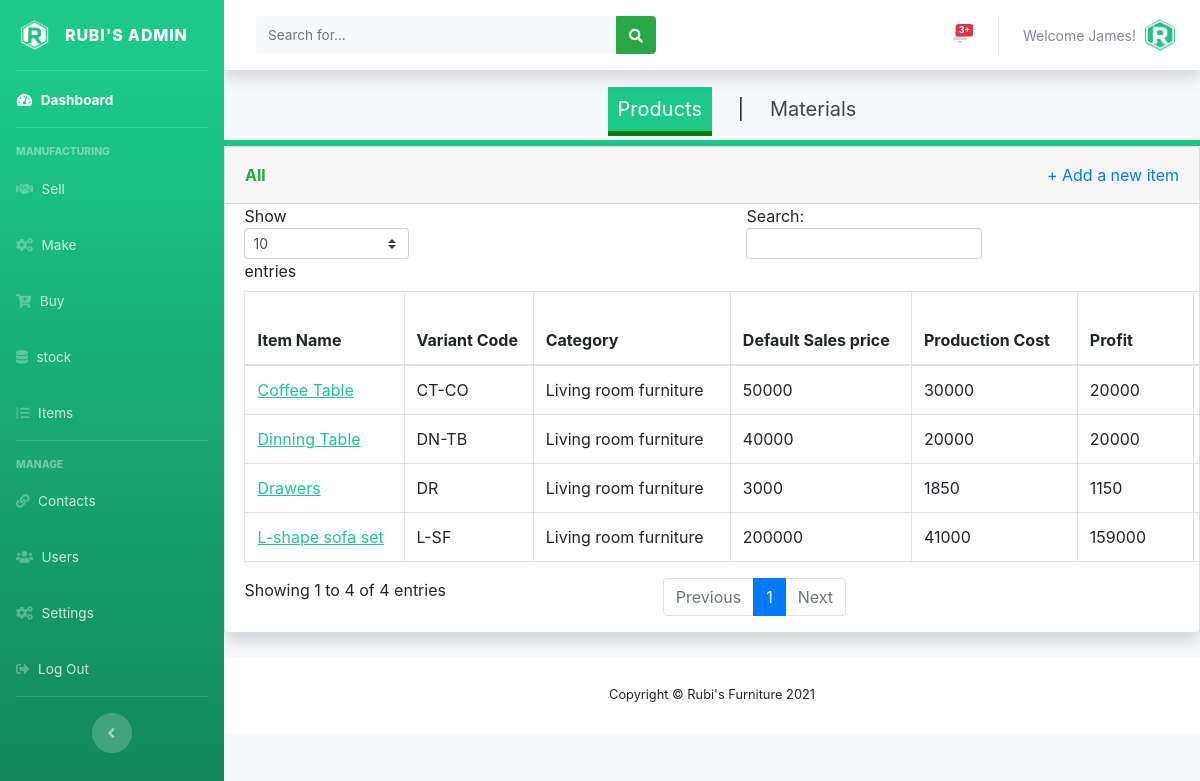
The page /admin/items.php (signed in) on the database its author committed.
### tables this page shows
CREATE TABLE IF NOT EXISTS `users` (
  `user_id` int(11) NOT NULL AUTO_INCREMENT,
  `full_name` varchar(150) NOT NULL,
  `user_name` varchar(120) NOT NULL,
  `user_password` varchar(250) NOT NULL,
  `email` varchar(120) NOT NULL,
  `role` int(10) NOT NULL,
  `date_created` timestamp NOT NULL DEFAULT CURRENT_TIMESTAMP,
  PRIMARY KEY (`user_id`),
  KEY `role` (`role`)
);

CREATE TABLE IF NOT EXISTS `tbl_items` (
  `id` int(11) NOT NULL AUTO_INCREMENT,
  `item_name` varchar(150) NOT NULL,
  `variant_code` varchar(150) NOT NULL,
  `category` int(11) NOT NULL DEFAULT '0',
  `default_supplier` int(11) NOT NULL DEFAULT '1',
  `default_sales_price` int(11) NOT NULL,
  `cost` float NOT NULL,
  `prod_time` varchar(150) NOT NULL,
  `date_created` timestamp NOT NULL DEFAULT CURRENT_TIMESTAMP,
  PRIMARY KEY (`id`)
);

CREATE TABLE IF NOT EXISTS `tbl_categories` (
  `id` int(11) NOT NULL AUTO_INCREMENT,
  `category_description` varchar(150) NOT NULL,
  PRIMARY KEY (`id`)
);

### admin/items.php (the view, shortened to what this page needs)
<?php
include('../includes/config.php');
if (empty($_SESSION['user_id'])){
  header('Location: ../index.php');
}
else{
  include('includes/header.php');
  include('includes/navbar.php');
  include('includes/topbar.php');
  ?>
  <div class="nav1">
    <ul>
      <li><a href="items.php" class="active1" style="color:#FFFFFF;  background: #1cc88a;" >Products</a></li>
      <li>|</li>
      <li><a href="materials.php">Materials</a></li>
    </ul>
  </div>
  <div class="card shadow mb-4">
    <div class="card-header py-3">
      <div class="row mb-12">
        <div class="col mb-7 font-weight-bold text-success"
        <h6 class="m-0">All</h6>
      </div>
      <div align="right" class="col">
        <a href="#"  data-toggle="modal" data-target="#addnewitem">
          + Add a new item
        </a>
      </div>
    </div>
    </div>
    <div class="table-responsive">
      <?php
      $sql = "SELECT tbl_items.id, tbl_items.item_name, tbl_items.variant_code, tbl_items.default_sales_price, tbl_items.cost, tbl_items.category, tbl_items.prod_time, tbl_categories.category_description FROM tbl_items INNER JOIN tbl_categories ON tbl_items.category = tbl_categories.id";
    	$querry=$dbconn->prepare($sql);
    	$querry->execute();
    	$rows = $querry->fetchAll(PDO::FETCH_OBJ);
    	$count = $querry->rowCount();
      ?>
      <table class="table table-bordered" id="dataTable" width="120%" cellspacing="0">
        <thead>
          <tr>
            <th>Item Name</th>
            <th>Variant Code</th>
            <th>Category</th>
            <th>Default Sales price</th>
            <th>Production Cost</th>
            <th>Profit</th>
            <th>Margin</th>
          </tr>
        </thead>
        <tbody>
      <?php if($count > 0)
          {
            foreach($rows as $row) {
              $profit = $row->default_sales_price -  $row->cost;
              ?>
          <tr>
            <td><a href="#" class="prod" style="color: #1cc88a;"><?php echo htmlentities($row->item_name);?></a></td>
            <td><?php echo htmlentities($row->variant_code);?></td>
            <td><?php echo htmlentities($row->category_description);?></td>
            <td><?php echo htmlentities($row->default_sales_price);?></td>
            <td><?php echo htmlentities($row->cost);?></td>
            <td><?php echo htmlentities($profit);?></td>
            <td><?php echo htmlentities(round(($profit * 100) / $row->default_sales_price, 1))."%";?></td>
          </tr>
        <?php }}?>
        </tbody>
      </table>
    </div>
  </div>
  <?php
  include('includes/footer.php');
}?>

### admin/includes/topbar.php (shortened to what this page needs)
<div id="content-wrapper" class="d-flex flex-column">
  <div id="content">
    <nav class="navbar navbar-expand navbar-light bg-white topbar mb-4 static-top shadow">
      <form
      class="d-none d-sm-inline-block form-inline mr-auto ml-md-3 my-2 my-md-0 mw-100 navbar-search">
      <div class="input-group">
        <input type="text" class="form-control bg-light border-0 small" placeholder="Search for..."
        aria-label="Search" aria-describedby="basic-addon2">
        <div class="input-group-append">
          <button class="btn btn-success" type="button">
            <i class="fas fa-search fa-sm"></i>
          </button>
        </div>
      </div>
    </form>
    <ul class="navbar-nav ml-auto">
  <li class="nav-item dropdown no-arrow mx-1">
    <a class="nav-link dropdown-toggle" href="#" id="alertsDropdown" role="button"
    data-toggle="dropdown" aria-haspopup="true" aria-expanded="false">
    <span class="badge badge-danger badge-counter">3+</span>
  </a>
</li>
<li class="nav-item dropdown no-arrow">
  <a class="nav-link dropdown-toggle" href="#" id="userDropdown" role="button"
  data-toggle="dropdown" aria-haspopup="true" aria-expanded="false">
  <?php
  $staff_id = $_SESSION['user_id'];
  $sql = "SELECT user_name FROM users WHERE user_id = :staff_id";
  $querry=$dbconn->prepare($sql);
  $querry->bindParam(':staff_id', $staff_id, PDO::PARAM_INT);
  $querry->execute();
  $rows = $querry->fetchAll(PDO::FETCH_ASSOC);
  $count = $querry->rowCount();
  if($count > 0)
  {
    foreach($rows as $row) {?>
      <span class="mr-2 d-none d-lg-inline text-gray-600 small"><?php echo htmlentities('Welcome'."  ".$row['user_name'].'!') ?></span>
    <?php }
  }?>
  <img class="img-profile rounded-circle"
  src="../assets/img/logo/rubi_icon.png">
</a>
</li>
</ul>
</nav>

### admin/custom-css/mystyle.css (style rules this page uses)
.form-control { border:0; padding: 7px; border-bottom: solid 1px #ccc; }

### admin/items.php (style rules this page uses)
.nav1 { font-size:20px; text-decoration:none; text-align:center; border-bottom: 6px solid #1cc88a; }
.nav1 ul li { padding:10px; display:inline; }
.nav1 ul li a { text-decoration:none; color:#444; }
.active1 { color:#000; border-bottom:5px solid green; padding:10px; }
.prod { text-decoration-line: underline; }
.table-responsive { margin-left: 2%; table-layout: auto; }

### rows shown on the page
users: user_name "Welcome James!"
tbl_items: item_name "Coffee Table", variant_code "CT-CO", tbl_categories.category_description "Living room furniture", default_sales_price "50000", cost "30000", profit "20000"
tbl_items: item_name "Dinning Table", variant_code "DN-TB", tbl_categories.category_description "Living room furniture", default_sales_price "40000", cost "20000"
tbl_items: item_name "Drawers", variant_code "DR", tbl_categories.category_description "Living room furniture", default_sales_price "3000", cost "1850", profit "1150"
tbl_items: item_name "L-shape sofa set", variant_code "L-SF", tbl_categories.category_description "Living room furniture", default_sales_price "200000", cost "41000", profit "159000"
